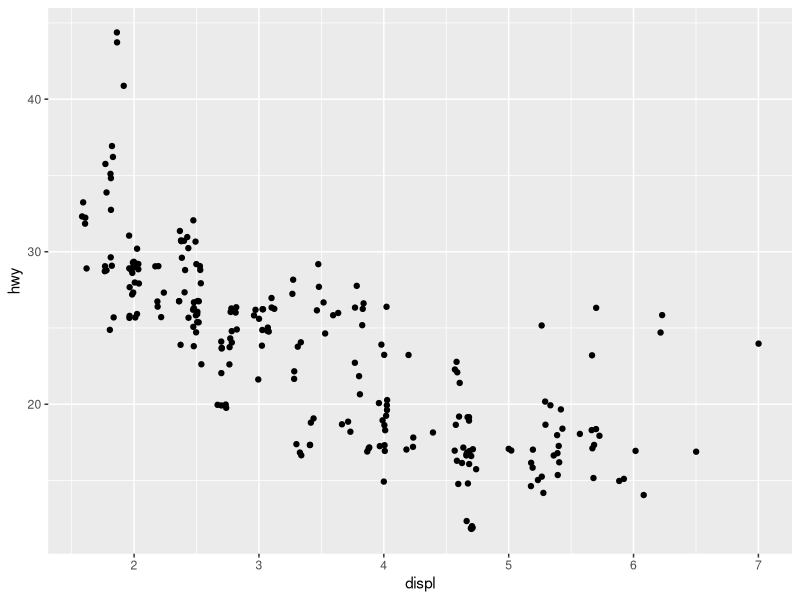

Write R code to recreate this figure.
## ---- chunk 1
# This is a good place to put libraries required for using the ggplot function
knitr::opts_chunk$set(echo = TRUE)
options(scipen=999)
library(tidyverse) #Loads the ggplot2 package for visualization
## ---- chunk 2
ggplot(data = mpg) + 
	geom_point(aes(x = displ, y = hwy), position = "jitter")
